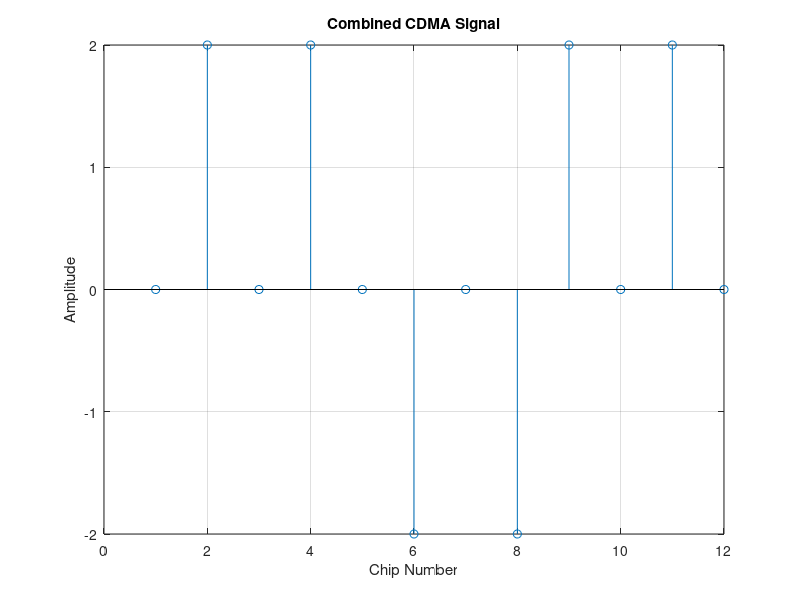

Reproduce this figure in MATLAB.
% Experiment 3: CDMA Implementation

clc;
clear;
close all;

% Data bits of two users
data1 = [1 0 1];
data2 = [0 1 1];

% Spreading codes
code1 = [1 1 1 1];
code2 = [1 -1 1 -1];

% Convert binary data into bipolar form
% 1 becomes +1 and 0 becomes -1
data1_bipolar = 2*data1 - 1;
data2_bipolar = 2*data2 - 1;

% Empty transmitted signals
signal1 = [];
signal2 = [];

% Spread User 1 data
for i = 1:length(data1_bipolar)
    signal1 = [signal1 data1_bipolar(i) * code1];
end

% Spread User 2 data
for i = 1:length(data2_bipolar)
    signal2 = [signal2 data2_bipolar(i) * code2];
end

% Combine both users
cdma_signal = signal1 + signal2;

% Display transmitted signals
disp('User 1 Spread Signal:');
disp(signal1);

disp('User 2 Spread Signal:');
disp(signal2);

disp('Combined CDMA Signal:');
disp(cdma_signal);

% Recover User 1 data
received1 = [];

for i = 1:length(data1)

    start_index = (i-1)*length(code1) + 1;
    end_index = i*length(code1);

    temp = cdma_signal(start_index:end_index);

    % Correlation with User 1 code
    value = sum(temp .* code1);

    if value > 0
        received1(i) = 1;
    else
        received1(i) = 0;
    end
end

% Recover User 2 data
received2 = [];

for i = 1:length(data2)

    start_index = (i-1)*length(code2) + 1;
    end_index = i*length(code2);

    temp = cdma_signal(start_index:end_index);

    % Correlation with User 2 code
    value = sum(temp .* code2);

    if value > 0
        received2(i) = 1;
    else
        received2(i) = 0;
    end
end

% Display recovered data
disp('Recovered User 1 Data:');
disp(received1);

disp('Recovered User 2 Data:');
disp(received2);

% Plot combined CDMA signal
stem(cdma_signal);
title('Combined CDMA Signal');
xlabel('Chip Number');
ylabel('Amplitude');
grid on;
